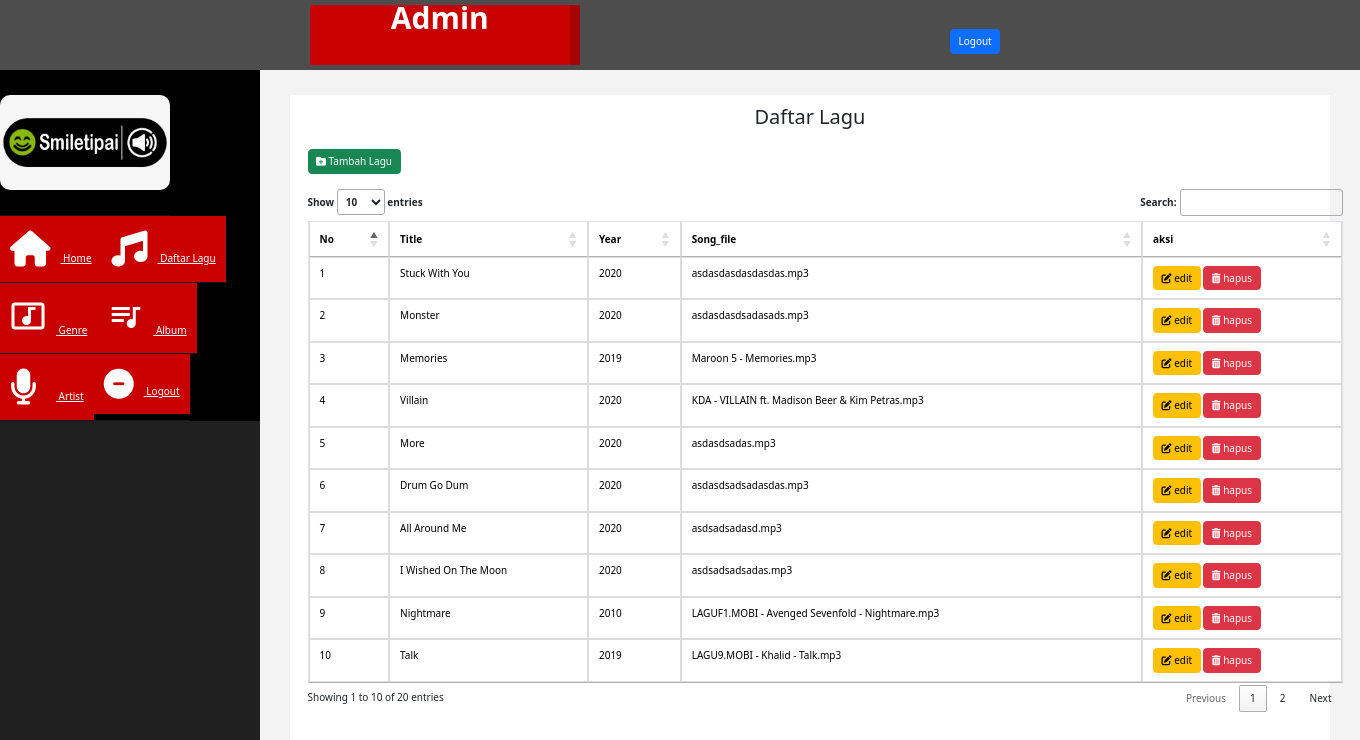
The app's page /admin/index.php?halaman=daftar_lagu (signed in) with its own data.
### tables this page shows
CREATE TABLE `song` (
  `id_song` int(3) NOT NULL,
  `title` varchar(220) NOT NULL,
  `year` int(4) NOT NULL,
  `song_file` varchar(200) NOT NULL,
  `played` int(6) NOT NULL DEFAULT 0
);

### admin/daftar_lagu.php (the view, shortened to what this page needs)
<!DOCTYPE html>
<html lang="en">
<head>
    <link href="css/bootstrap.min.css" rel="stylesheet">
    <link href="https://cdn.datatables.net/1.10.22/css/jquery.dataTables.min.css" rel="stylesheet">
</head>
<body>
    <h2 align="center">Daftar Lagu</h2>
    <br>
	<div style="width: 1050px" class="container">
    <table id="example" class="table table-bordered">
	<a href="index.php?halaman=tambahlagu" id="right" class="btn btn-success"><i class='fas fa-folder-plus'></i> Tambah Lagu</a>
	<br><br>
	<thead>
		<tr>
			<th>No</th>
			<th>Title</th>
			<th>Year</th>
			<th>Song_file</th>
			<th>aksi</th>
		</tr>
	</thead>
    <tbody>
    	<?php $nomor=1; ?>
    	<?php $ambil=$koneksi->query("SELECT * FROM song"); ?>
    	<?php while ($pecah=$ambil->fetch_assoc()){ ?>
		<tr>
			<td><?php echo $nomor; ?></td>
			<td><?php echo $pecah['title']; ?></td>
			<td><?php echo $pecah['year']; ?></td>
			<td><?php echo $pecah['song_file']; ?></td>
			<td>
			<a href="index.php?halaman=editlagu&id_song=<?= $pecah['id_song'] ?>" class="btn btn-warning"><i class='fas fa-edit' ></i> edit</a>
			<a onclick="return confirm('Yakin ingin hapus lagu?')" href="index.php?halaman=hapuslagu&id_song=<?= $pecah['id_song'] ?>" class="btn-danger btn"><i class='fas fa-trash-alt'></i> hapus</a>
			</td>
		</tr>
		 <?php $nomor++; ?>
    <?php
    }
    ?>
	</tbody>
</table>
</body>
</html>

### admin/assets/css/custom.css (style rules this page uses)
body { font-family: 'Open Sans', sans-serif; }
h2 { color: #f00; }

### records on screen
song: title "Stuck With You", year "2020", song_file "asdasdasdasdasdas.mp3"
song: title "Monster", year "2020", song_file "asdasdasdsadasads.mp3"
song: title "Memories", year "2019", song_file "Maroon 5 - Memories.mp3"
song: title "Villain", year "2020", song_file "KDA - VILLAIN ft. Madison Beer & Kim Petras.mp3"
song: title "More", year "2020", song_file "asdasdsadas.mp3"
song: title "Drum Go Dum", year "2020", song_file "asdasdsadsadasdas.mp3"
song: title "All Around Me", year "2020", song_file "asdsadsadasd.mp3"
song: title "I Wished On The Moon", year "2020", song_file "asdsadsadsadas.mp3"
song: title "Nightmare", year "2010", song_file "LAGUF1.MOBI - Avenged Sevenfold - Nightmare.mp3"
song: title "Talk", year "2019", song_file "LAGU9.MOBI - Khalid - Talk.mp3"
